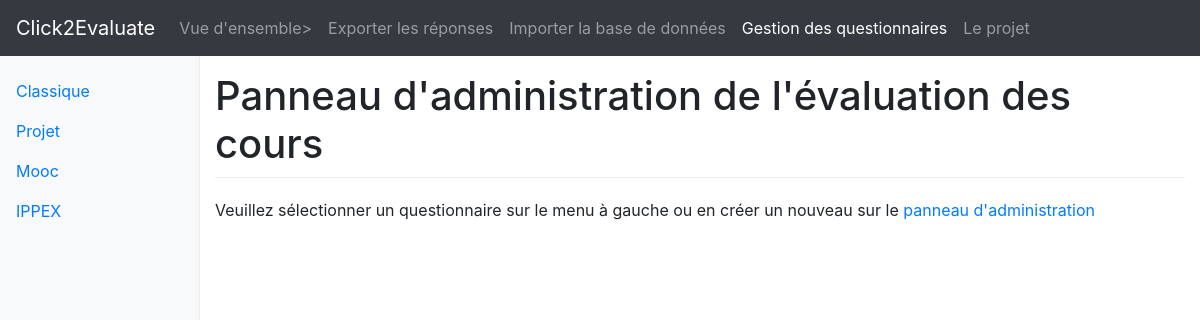
/s2ip/questionnaires/, run on the app's committed database.
### api/models.py (models this page shows, shortened)
class TypeForm(models.Model):
    name = models.CharField(max_length = 100, unique = True) # e.g. "Classique"
    description = models.TextField(blank = True)

### controlPanel/views.py (the view)
# urls.py: path('questionnaires/', views.typeFormView, name = "typeForm"),
def typeFormView(request, id_q = None):
    typeForm_list = TypeForm.objects.all()
    data = {}
    if id_q != None:
        current = TypeForm.objects.get(id = id_q)
        questions = Question.objects.filter(typeForm = current).order_by('position')
        for q in questions:
            q.data = q.type_data.split(";")
        main_questions = [q for q in questions if not(q.isSub)]
        for q in main_questions:
            q.sub_questions = list(Question.objects.filter(isSub = True, parentsQuestionPosition = q.position))
            q.had_sub_questions = len(q.sub_questions) > 0
        data = {
            "current_id": current.id,
            "current_name": current.name,
            "current_description": current.description,
            "typeForm_list": typeForm_list,
            "main_questions": main_questions,
        }
    else:
        data = {
            "typeForm_list": typeForm_list,
        }
    template = loader.get_template('controlPanel/survey.html')
    return HttpResponse(template.render(data, request))

### controlPanel/templates/controlPanel/survey.html (shortened to what this page needs)
{% load static %}
<!doctype html>
<html lang="fr">
  <head>
    <link rel="stylesheet" href="https://maxcdn.bootstrapcdn.com/bootstrap/4.0.0-beta.3/css/bootstrap.min.css">
    <link rel="stylesheet" href="//cdnjs.cloudflare.com/ajax/libs/bootstrap-table/1.11.1/bootstrap-table.min.css">
    <link href="{% static 'controlPanel/style.css' %}" rel="stylesheet">
    <link href="{% static 'controlPanel/hbar.css' %}" rel="stylesheet">
  </head>
  <body>
    <nav class="navbar navbar-expand-md navbar-dark fixed-top bg-dark">
        <a class="navbar-brand" href="{% url 'controlPanel:home' %}"> Click2Evaluate </a>
        <div class="collapse navbar-collapse" id="navbarsExampleDefault">
          <ul class="navbar-nav mr-auto">
            <li class="nav-item">
              <a class="nav-link" href="{% url 'controlPanel:generalView' %}"> Vue d'ensemble></a>
            </li>
            <li class="nav-item">
              <a class="nav-link" href="{% url 'controlPanel:exportDb' %}"> Exporter les réponses </a>
            </li>
            <li class="nav-item">
              <a class="nav-link" href="{% url 'controlPanel:importDb' %}"> Importer la base de données </a>
            </li>
            <li class="nav-item">
              <a class="nav-link active" href="{% url 'controlPanel:typeForm' %}"> Gestion des questionnaires <span class="sr-only">(current)</span></a>
            </li>
            <li class="nav-item">
              <a class="nav-link" href="{% url 'controlPanel:project' %}"> Le projet </a>
            </li>
          </ul>
        </div>
      </nav>
    <div class="container-fluid">
      <div class="row">
        <nav class="col-sm-3 col-md-2 d-none d-sm-block bg-light sidebar">
          <ul class="nav nav-pills flex-column">
            {% for s in typeForm_list %}
            <li class="nav-item">
              <a class="nav-link {% if current_id == s.id %} active {% endif %}"
              href="{% url 'controlPanel:typeFormSpecific' s.id %}">
              {{ s.name }}
                {% if current.id == s.id %} <span class="sr-only">(current)</span> {% endif %}</a>
            </li>
            {% endfor %}
          </ul>
        </nav>
        <main role="main" class="col-sm-9 ml-sm-auto col-md-10 pt-3">
          <h1> Panneau d'administration de l'évaluation des cours </h1>
          {% if current_name %}
            <h2> Administration du questionnaire : <b> {{ current_name }} </b></h2>
              <i><p> Pour rajouter ou modifier des questions, veuillez vous rendre à la page suivante : <a href="/admin/"> Panneau d'administration </a> </p></i>
              <p> <i> {{ current_description }} </i> </p>
              <p> * : Question obligatoire </p>
              <h3> Déroulé du questionnaire </h3>
              <ul>
              {% for q in main_questions %}
              <li>
                <b> Q{{ q.position }} </b> : {{ q.label }}{% if q.obligatory %}*{% endif %}
                  <ul>
                    <li> Titre : {{ q.title }} </li>
                    <li> Résumé : {{ q.summary }} </li>
                    <li> Type : {{ q.type_question }} </li>
                    {% if q.type_question == 'select' or q.type_question == 'selectOne' %}
                      <li> Choix possibles :
                        <ul>
                          {% for a in q.data %}
                          <li> {{ a }} </li>
                          {% endfor %}
                        </ul>
                      </li>
                    {% elif q.type_question == 'number' %}
                      <li> Début, fin : {% for x in q.data %} {{ x }} {% endfor %} </li>
                    {% endif %}
                      {% if q.had_sub_questions > 0 %}
                      <li> Sous-questions : </li>
                        <ul>
                          {% for q2 in q.sub_questions %}
                          <li>
                            <b> Si réponse {{ q2.parentsQuestionsValue }} </b> : {{ q2.label }}{% if q2.obligatory %}*{% endif %}
                              <ul>
                                <li> Titre : {{ q2.title }} </li>
                                <li> Résumé : {{ q2.summary }} </li>
                                <li> Type : {{ q2.type_question }} </li>
                                {% if q2.type_question == 'select' or q2.type_question == 'selectOne' %}
                                  <li> Choix possibles :
                                    <ul>
                                      {% for a in q2.data %}
                                      <li> {{ a }} </li>
                                      {% endfor %}
                                    </ul>
                                  </li>
                                {% elif q.type_question == 'number' %}
                                  <li> Début, fin : {% for x in q.data %} {{ x }} {% endfor %} </li>
                                {% endif %}
                              </ul>
                            </li>
                          {% endfor %}
                        </ul>
                      {% endif %}
                  </ul>
              </li>
              {% endfor %}
              </ul>
            {% else %}
              <p> Veuillez sélectionner un questionnaire sur le menu à gauche ou en créer un nouveau sur le <a href="/admin/">panneau d'administration </a> </p>
            {% endif %}
        </main>
      </div>
    </div>
  </body>
</html>

### controlPanel/static/controlPanel/style.css (style rules this page uses)
body { padding-top: 3.5rem; }
h1 { padding-bottom: 9px; margin-bottom: 20px; border-bottom: 1px solid #eee; }
.sidebar { position: fixed; top: 51px; bottom: 0; left: 0; z-index: 1000; padding: 20px 0; overflow-x: hidden; overflow-y: auto; border-right: 1px solid #eee; }
.sidebar .nav { margin-bottom: 20px; }
.sidebar .nav-item { width: 100%; }
.sidebar .nav-item + .nav-item { margin-left: 0; }
.sidebar .nav-link { border-radius: 0; }

### data on the page
TypeForm: name "Classique"
TypeForm: name "Projet"
TypeForm: name "Mooc"
TypeForm: name "IPPEX"
